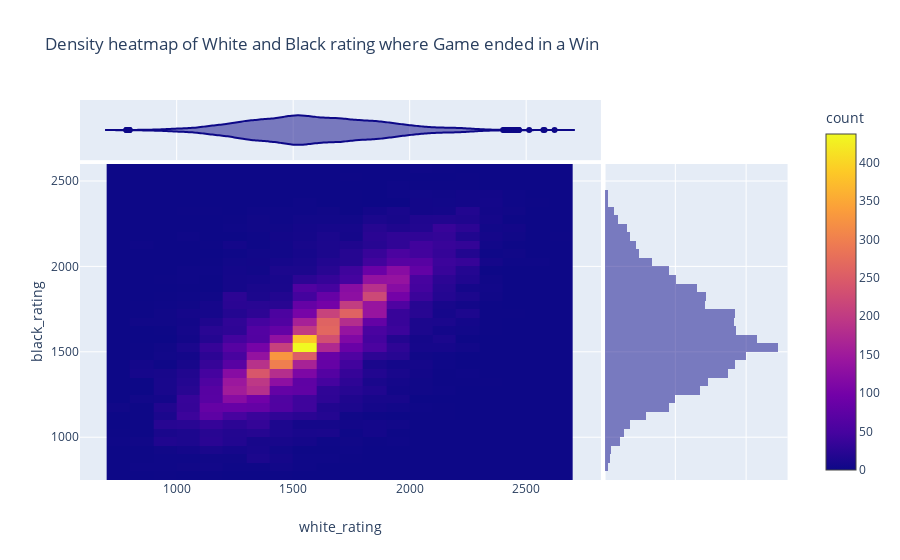

Here is the notebook cell this chart was saved with:
### Code cell
fig1 = px.density_heatmap(chess[(chess.winner=='white')|(chess.winner=='black')], x="white_rating", y="black_rating", marginal_x="violin", marginal_y="histogram",
                          title='Density heatmap of White and Black rating where Game ended in a Win')
fig1.show()

### Figure 1 — Plotly figure (JSON) as saved in the notebook; plotly's stock layout.template omitted (floating-point values rounded to 4 significant figures; data arrays with more than 128 entries replaced by an {"elided": "..."} marker saying what was removed)
{"data": [{"coloraxis": "coloraxis", "hoverlabel": {"namelength": 0}, "hovertemplate": "white_rating=%{x}<br>black_rating=%{y}<br>count=%{z}", "name": "", "type": "histogram2d", "x": {"elided": "15436 int values"}, "xaxis": "x", "xbingroup": "x", "y": {"elided": "15436 int values"}, "yaxis": "y", "ybingroup": "y"}, {"alignmentgroup": "True", "hoverlabel": {"namelength": 0}, "hovertemplate": "white_rating=%{x}", "legendgroup": "", "marker": {"color": "#0d0887"}, "name": "", "offsetgroup": "", "scalegroup": "x", "showlegend": false, "type": "violin", "x": {"elided": "15436 int values"}, "xaxis": "x3", "yaxis": "y3"}, {"alignmentgroup": "True", "bingroup": "y", "hoverlabel": {"namelength": 0}, "hovertemplate": "black_rating=%{y}<br>count=%{x}", "legendgroup": "", "marker": {"color": "#0d0887"}, "name": "", "offsetgroup": "", "opacity": 0.5, "showlegend": false, "type": "histogram", "xaxis": "x2", "y": {"elided": "15436 int values"}, "yaxis": "y2"}], "layout": {"autosize": true, "barmode": "overlay", "coloraxis": {"colorbar": {"title": {"text": "count"}}, "colorscale": [[0, "#0d0887"], [0.1111, "#46039f"], [0.2222, "#7201a8"], [0.3333, "#9c179e"], [0.4444, "#bd3786"], [0.5556, "#d8576b"], [0.6667, "#ed7953"], [0.7778, "#fb9f3a"], [0.8889, "#fdca26"], [1, "#f0f921"]]}, "legend": {"tracegroupgap": 0}, "title": {"text": "Density heatmap of White and Black rating where Game ended in a Win"}, "xaxis": {"anchor": "y", "autorange": true, "domain": [0, 0.7215], "range": [585.1, 2821.0], "title": {"text": "white_rating"}, "type": "linear"}, "xaxis2": {"anchor": "y2", "autorange": true, "domain": [0.7265, 0.98], "matches": "x2", "range": [0, 1293.0], "showgrid": true, "showticklabels": false}, "xaxis3": {"anchor": "y3", "autorange": true, "domain": [0, 0.7215], "matches": "x", "range": [585.1, 2821.0], "showgrid": true, "showticklabels": false, "type": "linear"}, "xaxis4": {"anchor": "y4", "domain": [0.7265, 0.98], "matches": "x2", "showgrid": true, "showticklabels": false}, "yaxis": {"anchor": "x", "autorange": true, "domain": [0, 0.8316], "range": [749.5, 2600.0], "title": {"text": "black_rating"}, "type": "linear"}, "yaxis2": {"anchor": "x2", "autorange": true, "domain": [0, 0.8316], "matches": "y", "range": [749.5, 2600.0], "showgrid": true, "showticklabels": false, "type": "linear"}, "yaxis3": {"anchor": "x3", "autorange": true, "domain": [0.8416, 1], "matches": "y3", "range": [-0.5, 0.5], "showgrid": false, "showticklabels": false, "type": "category"}, "yaxis4": {"anchor": "x4", "domain": [0.8416, 1], "matches": "y3", "showgrid": true, "showticklabels": false}}}
